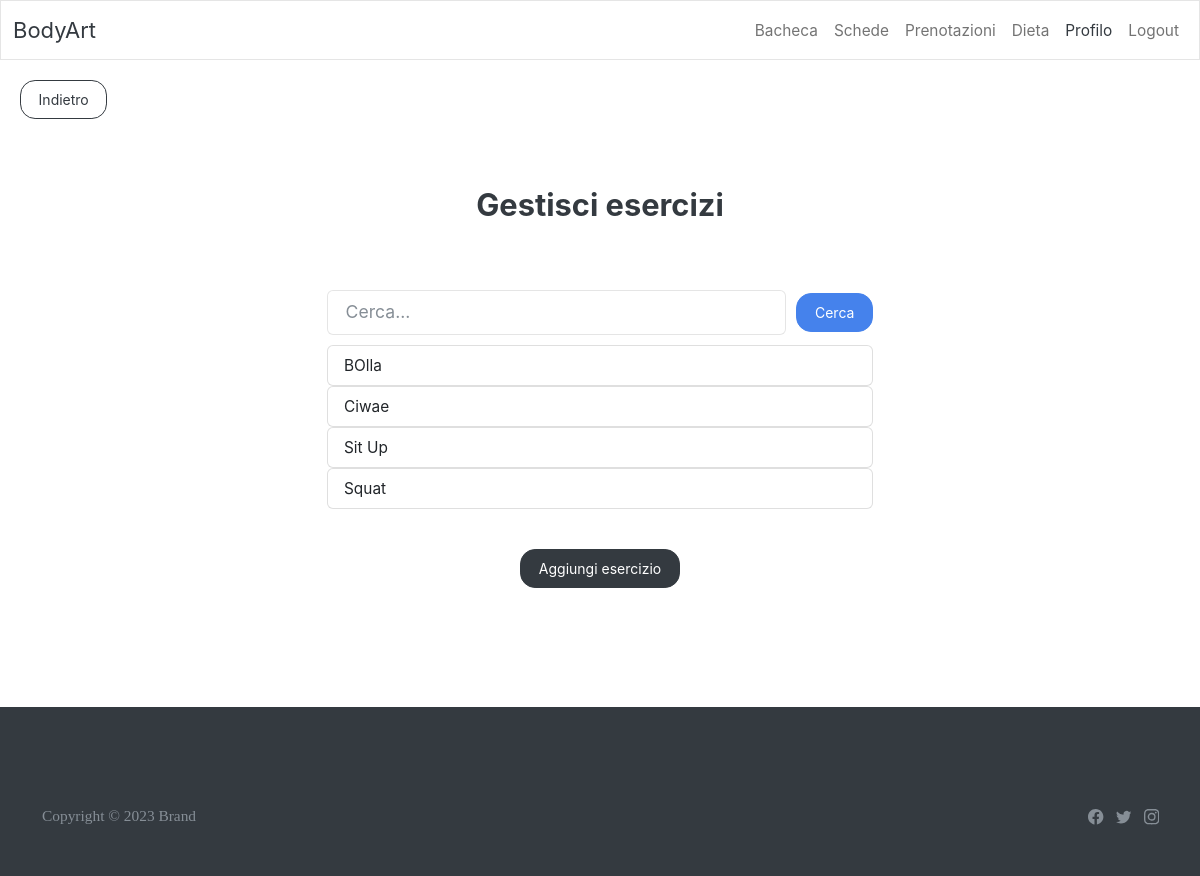
/workout/manage/exercises, run on an earlier commit of the app's database.
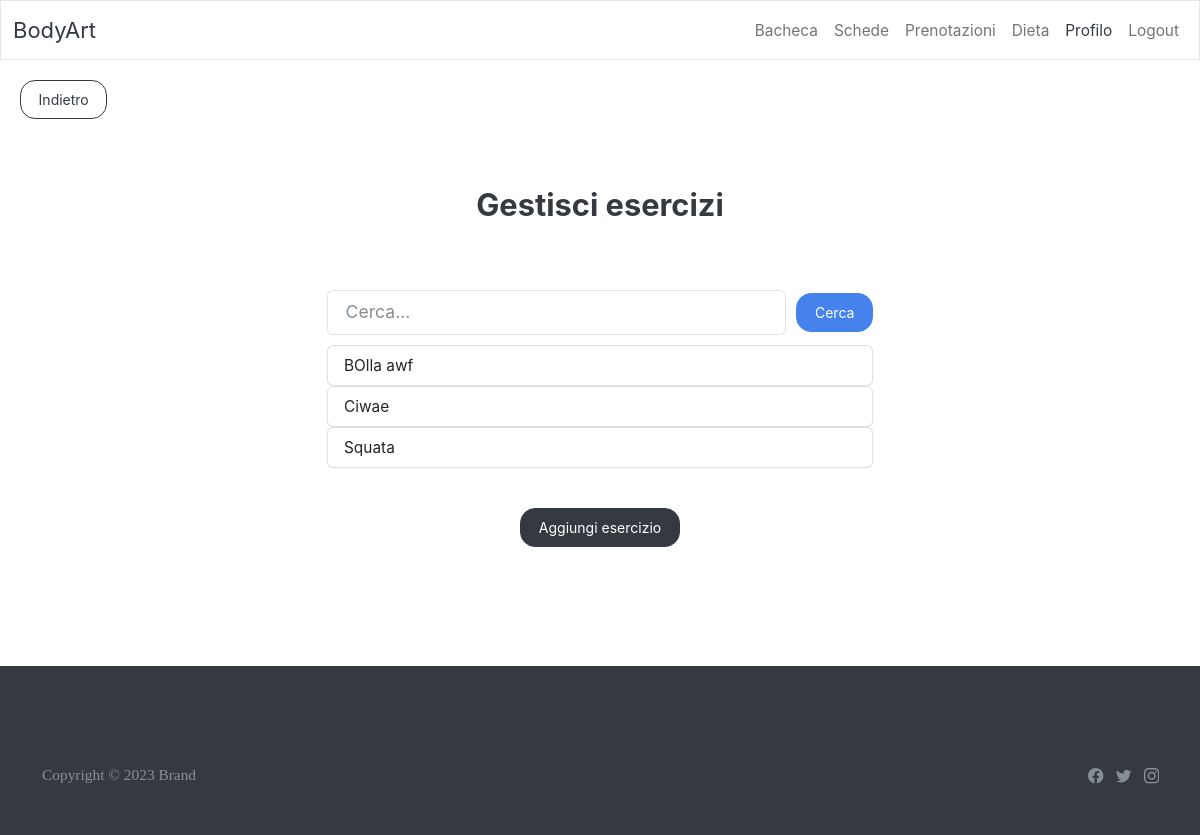
And on a later commit of the database.
### workout/models.py (models this page shows)
class Exercise(models.Model):
    name = models.CharField(max_length=30)
    description = models.CharField(max_length=200)
    image = models.ImageField(upload_to='exercise_images', blank=True)  # TODO ?

### workout/exercise_views.py (the view, shortened to what this page needs)
# urls.py: path('manage/exercises', ExerciseListView.as_view(), name='exercise_list'),
class ExerciseListView(SearchListView):
    model = Exercise
    template_name = 'exercise_list.html'
    context_object_name = 'exercises'
    def __init__(self):
        super().__init__(Exercise, 'name', 'exercises')
    def get_url(self, obj) -> str:
        return reverse_lazy('update_exercise', kwargs={'pk': obj.pk})
    def get_name(self, obj) -> str:
        return obj.name

### GymApp/templatetags/custom_tags.py (called while the page is built)
@register.simple_tag()
def logged_header(request, highlighted_index: int):
    template = get_template('loggedheader.html')
    context = {
        'highlighted_index': highlighted_index,
        'user': request.user,
        'request': request
    }
    return template.render(context)

### GymApp/widgets.py (called while the page is built)
    def render(self, name, value, attrs=None, renderer=None):
        context = {
            'attrs': attrs,
            'items': self.items
        }
        return render_to_string('search_list.html', context)

### base_views.py (called while the page is built)
    def get_queryset(self):
        if self.request.GET.get('search'):
            return self.search(self.request.GET['search']).order_by(self.ordering)
        return super().get_queryset()

    def get_context_data(self, *, object_list=None, **kwargs):
        context = super().get_context_data(**kwargs)
        context['search'] = CustomSpanWidget(
            [(self.get_name(item), self.get_url(item)) for item in self.object_list]).render('search',
                                                                                             '')
        return context

### templates/search_list.html (shortened to what this page needs)
<div class="row row-cols-1 row-cols-md-2 justify-content-center">
    <div style="display: flex; align-items: baseline; margin: 10px">
        <input id="search" class="form-control" placeholder="Cerca...">
        <button type="submit" class="btn btn-primary" style="margin-left: 10px" onclick="search()">Cerca</button>
    </div>
    <div>
        {% for item in items %}
            <div class="list-group">
                {% with link as createLink %}
                    <a href="{{ item.1 }}" class="list-group-item list-group-item-action">{{ item.0 }}</a>
                {% endwith %}
            </div>
        {% endfor %}
    </div>
</div>

What changed in the data, as far as the page shows it:
removed Exercise: name "Sit Up"
Also different on the page:
new list line: "BOlla awf"
new list line: "Squata"
list line gone: "BOlla"
list line gone: "Squat"
